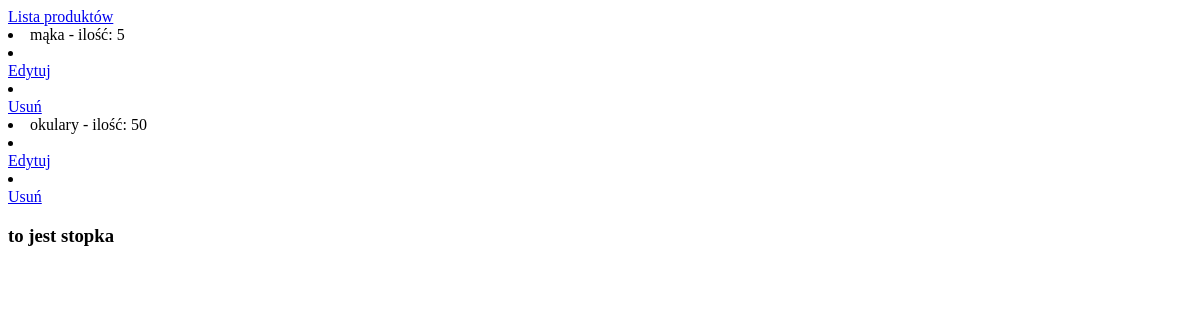
/products/, run on an earlier commit of the app's database.
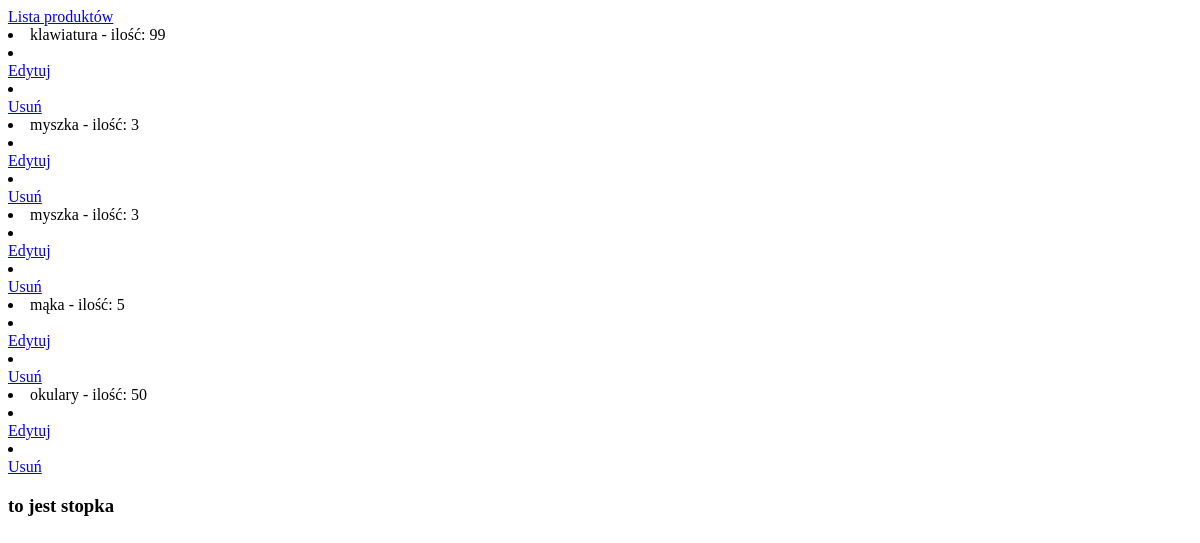
And on a later commit of the database.
### inventory/models.py (models this page shows, shortened)
class Product(models.Model):
    name = models.CharField(max_length=200, null=False)
    quantity = models.IntegerField(default=0)
    created_at = models.DateTimeField(auto_now_add=True)
    class Meta:
        ordering = ['name']

### inventory/views.py (the view)
# urls.py: path('', views.product_list),
def product_list(request):
    products = Product.objects.all()
    return render(request, "inventory/product_list.html", {"products": products})

### inventory/templates/inventory/product_list.html
{% extends "base.html" %} {% block title %}Lista produktów {% endblock %}
{% block content %}
{% if products %}
{% for product in products %}
<li>{{product.name}} - ilość: {{ product.quantity }}</li>
<li>
  <nav>
    <a href="/products/edit-product/{{ product.id }}/"> Edytuj </a>
  </nav>
</li>
<li>
  <nav>
    <a href="/products/delete-product/{{ product.id }}/">Usuń</a>
  </nav>
</li>
{% endfor %}
{% else %}
<h1>"Brak produktów w magazynie."</h1>
{% endif %}
{% endblock %}

### templates/base.html (shortened to what this page needs)
<!DOCTYPE html>
<html lang="en">
<head>
</head>
<body>
    <nav>  <a href="/products/"> Lista produktów  </a></nav>
    {% block content %} {% endblock %}
    <footer><h3>to jest stopka</h3></footer>
</body>
</html>

What changed in the data, as far as the page shows it:
added Product: name "klawiatura", quantity "99"
added Product: name "myszka", quantity "3"
added Product: name "myszka", quantity "3"
